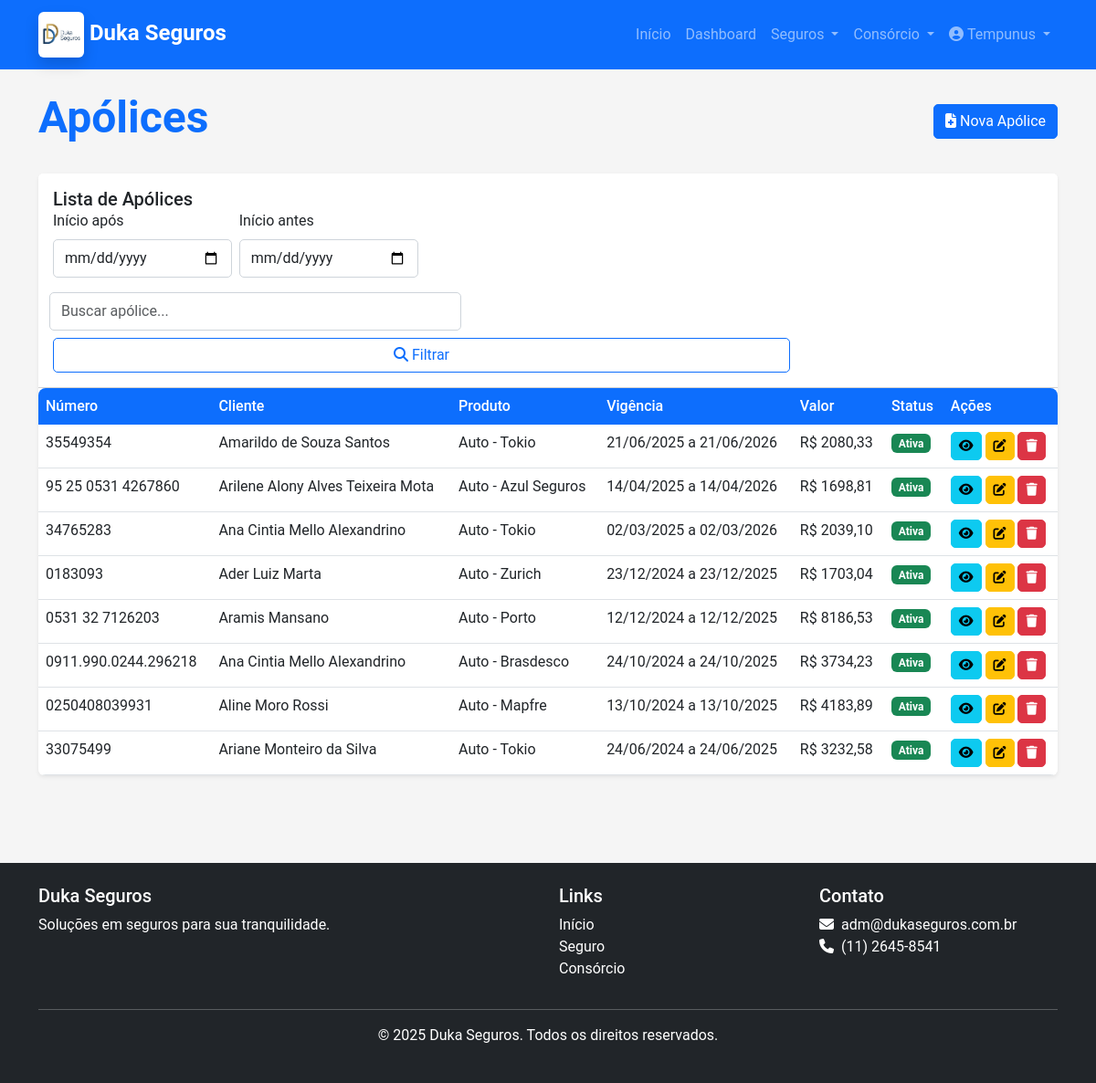
Screenshot of /apolices/ (signed in) with the database file from the repository.
### core/models.py (models this page shows, shortened)
class Apolice(models.Model):
    STATUS_CHOICES = [
    ('PROPOSTA', 'Proposta'),
    ('APROVADA', 'Proposta Aprovada'),
    ('ATIVA', 'Ativa'),
    ('PENDENTE', 'Pendente'),
    ('CANCELADA', 'Cancelada'),
    ('VENCIDA', 'Vencida'),
    ('RENOVADA', 'Renovada'),
]
    numero = models.CharField(max_length=50, unique=True)
    cliente = models.ForeignKey(Cliente, on_delete=models.CASCADE, related_name='apolices')
    produto = models.ForeignKey(Produto, on_delete=models.CASCADE, related_name='apolices')
    data_inicio = models.DateField()
    data_fim = models.DateField()
    valor_premio = models.DecimalField(max_digits=10, decimal_places=2)
    valor_comissao = models.DecimalField(max_digits=10, decimal_places=2, blank=True, null=True)
    percentual_comissao = models.DecimalField(max_digits=5, decimal_places=2, blank=True, null=True)
    status = models.CharField(max_length=10, choices=STATUS_CHOICES, default='PROPOSTA')
    observacoes = models.TextField(blank=True, null=True)
    data_cadastro = models.DateTimeField(auto_now_add=True)
    data_atualizacao = models.DateTimeField(auto_now=True)
    cadastrado_por = models.ForeignKey(User, on_delete=models.SET_NULL, null=True, related_name='apolices_cadastradas')
    class Meta:
        verbose_name = 'Apólice'
        verbose_name_plural = 'Apólices'
        ordering = ['-data_inicio']

class Cliente(models.Model):
    TIPO_CHOICES = [
        ('PF', 'Pessoa Física'),
        ('PJ', 'Pessoa Jurídica'),
    ]
    tipo = models.CharField(max_length=2, choices=TIPO_CHOICES, default='PF')
    nome = models.CharField(max_length=200)
    documento = models.CharField(max_length=20, unique=True, help_text="CPF ou CNPJ")
    email = models.EmailField(blank=True, null=True)
    telefone = models.CharField(max_length=20, blank=True, null=True)
    endereco = models.CharField(max_length=255, blank=True, null=True)
    cidade = models.CharField(max_length=100, blank=True, null=True)
    estado = models.CharField(max_length=2, blank=True, null=True)
    cep = models.CharField(max_length=10, blank=True, null=True)
    data_nascimento = models.DateField(blank=True, null=True)
    observacoes = models.TextField(blank=True, null=True)
    data_cadastro = models.DateTimeField(auto_now_add=True)
    data_atualizacao = models.DateTimeField(auto_now=True)
    ativo = models.BooleanField(default=True)
    cadastrado_por = models.ForeignKey(User, on_delete=models.SET_NULL, null=True, related_name='clientes_cadastrados')
    class Meta:
        verbose_name = 'Cliente'
        verbose_name_plural = 'Clientes'
        ordering = ['nome']

class Produto(models.Model):
    CATEGORIA_CHOICES = [
        ('AUTO', 'Automóvel'),
        ('VIDA', 'Vida'),
        ('SAUDE', 'Saúde'),
        ('RESIDENCIAL', 'Residencial'),
        ('EMPRESARIAL', 'Empresarial'),
        ('OUTROS', 'Outros'),
    ]
    nome = models.CharField(max_length=200)
    codigo = models.CharField(max_length=20, blank=True, null=True)
    categoria = models.CharField(max_length=20, choices=CATEGORIA_CHOICES)
    descricao = models.TextField(blank=True, null=True)
    seguradora = models.ForeignKey(Seguradora, on_delete=models.CASCADE, related_name='produtos')
    data_cadastro = models.DateTimeField(auto_now_add=True)
    data_atualizacao = models.DateTimeField(auto_now=True)
    ativo = models.BooleanField(default=True)
    class Meta:
        verbose_name = 'Produto'
        verbose_name_plural = 'Produtos'
        ordering = ['categoria', 'nome']

### core/views.py (the view)
# urls.py: path('apolices/', views.apolice_lista, name='apolice_lista'),
@login_required
def apolice_lista(request):
    query = request.GET.get('q', '')
    apolices = Apolice.objects.all().order_by('-data_inicio')
    if query:
        apolices = apolices.filter(
            Q(numero__icontains=query) |
            Q(cliente__nome__icontains=query) |
            Q(produto__nome__icontains=query)
        )
    filtro = ApoliceFilter(request.GET, queryset=apolices)
    paginador = Paginator(filtro.qs, 10)
    page = request.GET.get('page')
    page_obj = paginador.get_page(page)
    return render(request, 'core/apolice_lista.html', {
        'apolices': page_obj,
        'filter': filtro,
    })

### templates/core/apolice_lista.html (shortened to what this page needs)
{% extends 'base.html' %}
{% load crispy_forms_tags %}
{% block content %}
<div class="container">
    <div class="d-flex justify-content-between align-items-center mb-4">
        <h1 class="display-5 fw-bold text-primary">Apólices</h1>
        <a href="{% url 'apolice_nova' %}" class="btn btn-primary">
            <i class="fas fa-file-medical me-1"></i>Nova Apólice
        </a>
    </div>
    <div class="card shadow-sm mb-4">
        <div class="card-header bg-white py-3">
            <div class="row align-items-center">
                <div class="col-md-8">
                    <h5 class="mb-0">Lista de Apólices</h5>
                </div>
                <div class="col-md-9">
                    <form method="get">
                        <div class="row g-2">
                            <div class="col-md-3">
                                {{ filter.form.data_inicio__gte|as_crispy_field }}
                            </div>
                            <div class="col-md-3">
                                {{ filter.form.data_inicio__lte|as_crispy_field }}
                            </div>
                            <div class="col-md-7 row g-6">
                                <input type="text" name="q" class="form-control" placeholder="Buscar apólice..."
                                    value="{{ request.GET.q }}">
                            </div>
                            <div class="col-md-0 d-grid">
                                <button type="submit" class="btn btn-outline-primary">
                                    <i class="fas fa-search"></i> Filtrar
                                </button>
                            </div>
                        </div>
                    </form>
                </div>
            </div>
        </div>
        <div class="card-body p-0">
            {% if apolices %}
            <div class="table-responsive">
                <table class="table table-hover mb-0">
                    <thead>
                        <tr>
                            <th>Número</th>
                            <th>Cliente</th>
                            <th>Produto</th>
                            <th>Vigência</th>
                            <th>Valor</th>
                            <th>Status</th>
                            <th>Ações</th>
                        </tr>
                    </thead>
                    <tbody>
                        {% for apolice in apolices %}
                        <tr>
                            <td>{{ apolice.numero }}</td>
                            <td>{{ apolice.cliente.nome }}</td>
                            <td>{{ apolice.produto.nome }}</td>
                            <td>{{ apolice.data_inicio|date:"d/m/Y" }} a {{ apolice.data_fim|date:"d/m/Y" }}</td>
                            <td>R$ {{ apolice.valor_premio }}</td>
                            <td>
                                {% if apolice.status == 'ATIVA' %}
                                <span class="badge bg-success">{{ apolice.get_status_display }}</span>
                                {% elif apolice.status == 'PENDENTE' %}
                                <span class="badge bg-warning text-dark">{{ apolice.get_status_display }}</span>
                                {% elif apolice.status == 'CANCELADA' %}
                                <span class="badge bg-danger">{{ apolice.get_status_display }}</span>
                                {% elif apolice.status == 'VENCIDA' %}
                                <span class="badge bg-secondary">{{ apolice.get_status_display }}</span>
                                {% elif apolice.status == 'RENOVADA' %}
                                <span class="badge bg-info">{{ apolice.get_status_display }}</span>
                                {% endif %}
                            </td>
                            <td>
                                <a href="{% url 'apolice_detalhe' apolice.id %}" class="btn btn-sm btn-info"
                                    data-bs-toggle="tooltip" title="Ver detalhes">
                                    <i class="fas fa-eye"></i>
                                </a>
                                <a href="{% url 'apolice_editar' apolice.id %}" class="btn btn-sm btn-warning"
                                    data-bs-toggle="tooltip" title="Editar">
                                    <i class="fas fa-edit"></i>
                                </a>
                                <a href="{% url 'apolice_excluir' apolice.id %}" class="btn btn-sm btn-danger"
                                    data-bs-toggle="tooltip" title="Excluir">
                                    <i class="fas fa-trash"></i>
                                </a>
                            </td>
                        </tr>
                        {% endfor %}
                    </tbody>
                </table>
            </div>
            {% else %}
            <div class="text-center py-5">
                <i class="fas fa-file-contract fa-4x text-muted mb-3"></i>
                <p class="lead">Nenhuma apólice cadastrada.</p>
                <p>Comece adicionando uma nova apólice clicando no botão acima.</p>
            </div>
            {% endif %}
        </div>
    </div>
</div>
{% endblock %}

### templates/base.html (shortened to what this page needs)
{% load static %}
<!DOCTYPE html>
<html lang="pt-br">
<head>
    <link href="https://cdn.jsdelivr.net/npm/bootstrap@5.3.0/dist/css/bootstrap.min.css" rel="stylesheet">
    <link rel="stylesheet" href="https://cdnjs.cloudflare.com/ajax/libs/font-awesome/6.4.0/css/all.min.css">
    <link rel="stylesheet" href="{% static 'css/style.css' %}">
</head>
<body>
    <nav class="navbar navbar-expand-lg navbar-dark bg-primary">
        <div class="container">
            <a class="navbar-brand" href="{% url 'home' %}">
                <img src="{% static 'images/Logo_Icon.jpg' %}" width="50" height="50" alt="Duka Seguros"
                    class="img-fluid rounded shadow"> Duka Seguros
            </a>
            <div class="collapse navbar-collapse" id="navbarNav">
                <ul class="navbar-nav ms-auto">
                    <li class="nav-item">
                        <a class="nav-link" href="{% url 'home' %}">Início</a>
                    </li>
                    {% if user.is_authenticated %}
                    <li class="nav-item">
                        <a class="nav-link" href="{% url 'dashboard' %}">Dashboard</a>
                    </li>
                    <li class="nav-item dropdown">
                        <a class="nav-link dropdown-toggle" href="#" id="servicosDropdown" role="button"
                            data-bs-toggle="dropdown">
                            Seguros
                        </a>
                    </li>
                    <li class="nav-item dropdown">
                        <a class="nav-link dropdown-toggle" href="#" id="consorcioDropdown" role="button" data-bs-toggle="dropdown">
                            Consórcio
                        </a>
                    </li>
                    <li class="nav-item dropdown">
                        <a class="nav-link dropdown-toggle" href="#" id="userDropdown" role="button"
                            data-bs-toggle="dropdown">
                            <i class="fas fa-user-circle me-1"></i>{{ user.username }}
                        </a>
                    </li>
                    {% endif %}
                </ul>
            </div>
        </div>
    </nav>
    <main class="py-4">
        {% block content %}{% endblock %}
    </main>
    <footer class="bg-dark text-white py-4 mt-5">
        <div class="container">
            <div class="row">
                <div class="col-md-6">
                    <h5>Duka Seguros</h5>
                    <p>Soluções em seguros para sua tranquilidade.</p>
                </div>
                <div class="col-md-3">
                    <h5>Links</h5>
                    <ul class="list-unstyled">
                        <li><a href="{% url 'home' %}" class="text-white">Início</a></li>
                        {% if user.is_authenticated %}
                        <li><a href="{% url 'seguradora_lista' %}" class="text-white">Seguro</a></li>
                        {% else %}
                        <li><a href="{% url 'dashboard' %}" class="text-white">Dashboard</a></li>
                        {% endif %}
                        <li><a href="{% url 'consorcio_lista' %}" class="text-white">Consórcio</a></li>
                    </ul>
                </div>
                <div class="col-md-3">
                    <h5>Contato</h5>
                    <ul class="list-unstyled">
                        <li><i class="fas fa-envelope me-2"></i>adm@dukaseguros.com.br</li>
                        <li><i class="fas fa-phone me-2"></i>(11) 2645-8541</li>
                    </ul>
                </div>
            </div>
            <hr>
            <div class="text-center">
                <p>&copy; {% now "Y" %} Duka Seguros. Todos os direitos reservados.</p>
            </div>
        </div>
    </footer>
</body>
</html>

### static/css/style.css (style rules this page uses)
:root { --primary-color: #0d6efd; --secondary-color: #6c757d; --success-color: #198754; --info-color: #0dcaf0; --warning-color: #ffc107; --danger-color: #dc3545; --light-color: #f8f9fa; --dark-color: #212529; }
body { font-family: 'Roboto', sans-serif; color: #333; background-color: #f5f5f5; }
.navbar-brand { font-weight: 700; font-size: 1.5rem; }
.card { border: none; transition: transform 0.3s ease, box-shadow 0.3s ease; }
.btn { border-radius: 5px; transition: all 0.3s ease; }
.btn-primary { background-color: var(--primary-color); border-color: var(--primary-color); }
.table { border-collapse: separate; border-spacing: 0; width: 100%; border-radius: 8px; overflow: hidden; }
.table thead th { background-color: var(--primary-color); color: white; font-weight: 500; border: none; }
.table tbody tr:nth-child(even) { background-color: rgba(0, 0, 0, 0.02); }
.form-control { border-radius: 5px; border: 1px solid #ced4da; padding: 0.5rem 0.75rem; }
footer { background-color: var(--dark-color); color: white; padding: 3rem 0; }
footer a { color: rgba(255, 255, 255, 0.8); text-decoration: none; }

### rows the page displays
Apolice: numero "35549354", cliente.nome "Amarildo de Souza Santos", produto.nome "Auto - Tokio", data_inicio "21/06/2025", data_fim "21/06/2026", valor_premio "2080,33", status "Ativa"
Apolice: numero "95 25 0531 4267860", cliente.nome "Arilene Alony Alves Teixeira Mota", produto.nome "Auto - Azul Seguros", data_inicio "14/04/2025", data_fim "14/04/2026", valor_premio "1698,81", status "Ativa"
Apolice: numero "34765283", cliente.nome "Ana Cintia Mello Alexandrino", produto.nome "Auto - Tokio", data_inicio "02/03/2025", data_fim "02/03/2026", valor_premio "2039,10", status "Ativa"
Apolice: numero "0183093", cliente.nome "Ader Luiz Marta", produto.nome "Auto - Zurich", data_inicio "23/12/2024", data_fim "23/12/2025", valor_premio "1703,04", status "Ativa"
Apolice: numero "0531 32 7126203", cliente.nome "Aramis Mansano", produto.nome "Auto - Porto", data_inicio "12/12/2024", data_fim "12/12/2025", valor_premio "8186,53", status "Ativa"
Apolice: numero "0911.990.0244.296218", cliente.nome "Ana Cintia Mello Alexandrino", produto.nome "Auto - Brasdesco", data_inicio "24/10/2024", data_fim "24/10/2025", valor_premio "3734,23", status "Ativa"
Apolice: numero "0250408039931", cliente.nome "Aline Moro Rossi", produto.nome "Auto - Mapfre", data_inicio "13/10/2024", data_fim "13/10/2025", valor_premio "4183,89", status "Ativa"
Apolice: numero "33075499", cliente.nome "Ariane Monteiro da Silva", produto.nome "Auto - Tokio", data_inicio "24/06/2024", data_fim "24/06/2025", valor_premio "3232,58", status "Ativa"

### other values shown
{{ user.username }} "Tempunus"
